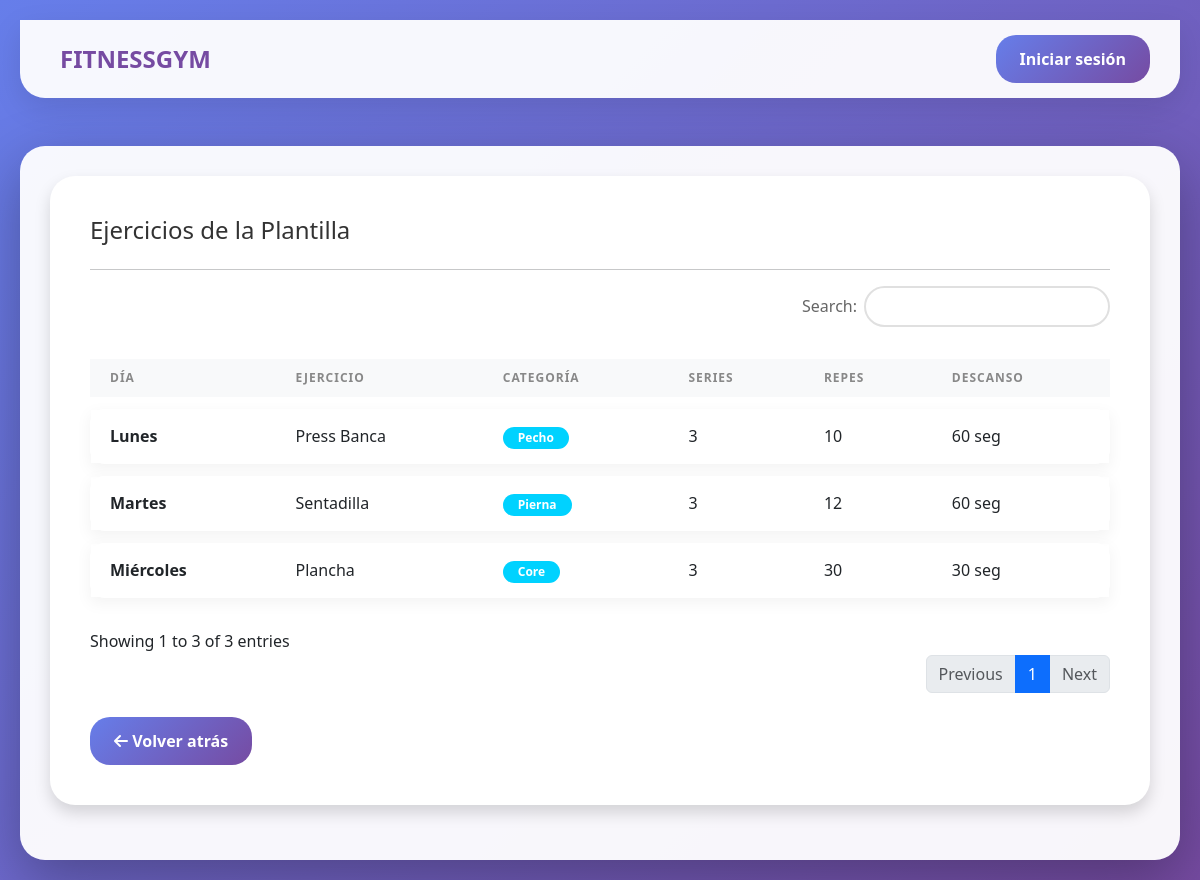
Screenshot of /php/detalle_rutina.php?id=1 with the database file from the repository.
### tables this page shows
CREATE TABLE `rutina_ejercicio` (
  `id_rutina` int(11) NOT NULL,
  `id_ejercicio` int(11) NOT NULL,
  `dia` int(1) NOT NULL COMMENT '1:Lunes, 2:Martes, 3:Miércoles, 4:Jueves, 5:Viernes, 6:Sábado, 7:Domingo',
  `orden` int(11) DEFAULT NULL,
  `series` int(11) DEFAULT NULL,
  `repeticiones` int(11) DEFAULT NULL,
  `tiempo_descanso` int(11) DEFAULT NULL
);

CREATE TABLE `ejercicios` (
  `id_ejercicio` int(11) NOT NULL,
  `nombre` varchar(100) NOT NULL,
  `descripcion` text DEFAULT NULL,
  `instrucciones` text DEFAULT NULL,
  `categoria` varchar(50) DEFAULT NULL,
  `dificultad` enum('Principiante','Intermedio','Avanzado') DEFAULT NULL,
  `imagen_url` varchar(255) DEFAULT NULL
);

### php/detalle_rutina.php (the view, shortened to what this page needs)
<?php
include 'conexion.php';
$id_rutina = isset($_GET['id']) ? intval($_GET['id']) : 0;
$sql = "SELECT
            re.dia,
            e.nombre as ejercicio,
            e.categoria,
            re.series,
            re.repeticiones,
            re.tiempo_descanso
        FROM rutina_ejercicio re
        JOIN ejercicios e ON re.id_ejercicio = e.id_ejercicio
        WHERE re.id_rutina = ?
        ORDER BY re.dia ASC";
$stmt = mysqli_prepare($conexion, $sql);
mysqli_stmt_bind_param($stmt, "i", $id_rutina);
mysqli_stmt_execute($stmt);
$resultado = mysqli_stmt_get_result($stmt);
$total_ejercicios = mysqli_num_rows($resultado);
function nombreDia($num) {
    $dias = [1 => 'Lunes', 2 => 'Martes', 3 => 'Miércoles', 4 => 'Jueves', 5 => 'Viernes', 6 => 'Sábado', 7 => 'Domingo'];
    return $dias[$num] ?? "Día $num";
}
?>
<!DOCTYPE html>
<html lang="es">
<head>
    <link href="https://cdn.jsdelivr.net/npm/bootstrap@5.3.0/dist/css/bootstrap.min.css" rel="stylesheet">
    <link href="https://cdn.datatables.net/1.13.6/css/dataTables.bootstrap5.min.css" rel="stylesheet">
    <link rel="stylesheet" href="https://cdnjs.cloudflare.com/ajax/libs/font-awesome/6.0.0/css/all.min.css">
    <link rel="stylesheet" href="../css/estilo_global.css">
</head>
<body style="background-color: #f8f9fa;">
    <?php include 'navbar.php'; ?>
    <div class="container mt-5">
        <div class="card shadow border-0 p-4" style="border-radius: 25px;">
            <div class="card-body">
                <h2 class="mb-4">Ejercicios de la Plantilla</h2>
                <hr>
                <?php if ($total_ejercicios > 0): ?>
                    <table id="tablaDetalles" class="table table-hover align-middle mt-3">
                        <thead class="table-light">
                            <tr>
                                <th>DÍA</th>
                                <th>EJERCICIO</th>
                                <th>CATEGORÍA</th>
                                <th>SERIES</th>
                                <th>REPES</th>
                                <th>DESCANSO</th>
                            </tr>
                        </thead>
                        <tbody>
                            <?php while ($row = mysqli_fetch_assoc($resultado)): ?>
                            <tr>
                                <td><strong><?= nombreDia($row['dia']) ?></strong></td>
                                <td><?= htmlspecialchars($row['ejercicio']) ?></td>
                                <td>
                                    <span class="badge" style="background-color: #00d2ff; color: #fff; border-radius: 15px; padding: 5px 15px;">
                                        <?= htmlspecialchars($row['categoria']) ?>
                                    </span>
                                </td>
                                <td><?= $row['series'] ?></td>
                                <td><?= $row['repeticiones'] ?></td>
                                <td><?= $row['tiempo_descanso'] ?> seg</td>
                            </tr>
                            <?php endwhile; ?>
                        </tbody>
                    </table>
                <?php endif; ?>
                <div class="mt-4">
                    <a href="javascript:history.back()" class="btn btn-outline-secondary px-4" style="border-radius: 20px;">
                        <i class="fa-solid fa-arrow-left"></i> Volver atrás
                    </a>
                </div>
            </div>
        </div>
    </div>
</body>
</html>

### css/estilo_global.css (style rules this page uses)
:root { --primary-gradient: linear-gradient(135deg, #667eea 0%, #764ba2 100%); --bg-light: rgba(255, 255, 255, 0.95); --shadow-soft: 0 10px 30px rgba(0, 0, 0, 0.05); --shadow-strong: 0 20px 60px rgba(0, 0, 0, 0.3); --radius-main: 25px; --radius-card: 20px; --text-dark: #333; --text-muted: #666; }
* { margin: 0; padding: 0; box-sizing: border-box; font-family: 'Segoe UI', Tahoma, Geneva, Verdana, sans-serif; }
body { background: var(--primary-gradient); min-height: 100vh; padding: 20px; }
.container { max-width: 1200px; margin: 0 auto; background: var(--bg-light); border-radius: var(--radius-main); padding: 30px; box-shadow: var(--shadow-strong); }
.card { background: white; padding: 25px; border-radius: var(--radius-card); box-shadow: var(--shadow-soft); border: 1px solid #f0f0f0; margin-bottom: 25px; }
h2 { color: var(--text-dark); margin-bottom: 20px; font-size: 1.5rem; display: flex; align-items: center; gap: 10px; }
.btn { background: var(--primary-gradient); color: white; border: none; padding: 12px 30px; border-radius: 25px; font-size: 16px; font-weight: bold; cursor: pointer; transition: all 0.3s; text-decoration: none; display: inline-block; }
table.dataTable { border-collapse: separate !important; border-spacing: 0 12px !important; border: none !important; }
table.dataTable thead th { border: none !important; color: #888; text-transform: uppercase; font-size: 0.75rem; letter-spacing: 1px; padding: 10px 20px !important; }
table.dataTable tbody tr { background-color: white !important; box-shadow: 0 5px 15px rgba(0, 0, 0, 0.05) !important; transition: transform 0.2s ease; }
table.dataTable tbody td { border: none !important; padding: 15px 20px !important; vertical-align: middle; }
table.dataTable tbody tr td:first-child { border-radius: 15px 0 0 15px; }
table.dataTable tbody tr td:last-child { border-radius: 0 15px 15px 0; }

### rows the page displays
rutina_ejercicio: dia "Lunes", id_ejercicio.nombre "Press Banca", id_ejercicio.categoria "Pecho", series "3", repeticiones "10", tiempo_descanso "60"
rutina_ejercicio: dia "Martes", id_ejercicio.nombre "Sentadilla", id_ejercicio.categoria "Pierna", series "3", repeticiones "12", tiempo_descanso "60"
rutina_ejercicio: dia "Miércoles", id_ejercicio.nombre "Plancha", id_ejercicio.categoria "Core", series "3", repeticiones "30", tiempo_descanso "30"
